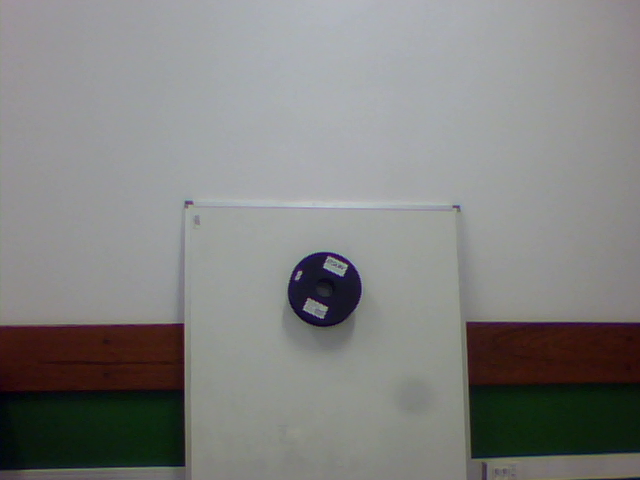
%> input picture visao-matlab/stereo-depth-estimation/DeteccaoCirculos/test02Dir0.png, 640 x 480 px
$ octave TesteCirculoQuadro.m   (GNU Octave 9; MATLAB toolbox functions it lacks are replaced by stand-ins)
%> lines starting %> are read from the running program, lines starting %| are printed output that depends on the picture
%% Programa exemplo para detecção de objetos circulares
 % Fonte: http://www.mathworks.com/help/images/examples/detect-and-measure-circular-objects-in-an-image.html

%% Inicio do programa

% Faz a leitura da imagem (carrega) e mostra na tela
rgb = imread('test02Dir0.png');
%> rgb is the input picture: size 480x640x3 uint8; mean R, G, B 130, 130.2, 128.6
figure
imshow(rgb)

% Utiliza a ferramenta para estimar o raio dos objetos a serem detectados
%d = imdistline;
% As peças do exemplo possuem raio em torno de 20-25 unidades (pixels?)

% Converte a imagem para uma imagem preto em branco e a mostra para
% perceber como as peças se comparam com o fundo
%gray_image = rgb2gray(rgb);
%imshow(gray_image);

% Por padrão a função que detecta os objetos precisa de que o objeto seja
% mais "brilhante" que o fundo, a opção 'ObjectPolarity' com 'dark' "resolve"
% a questão. Os dois primeiros argumentos é o range do raio de detecção dos
% circulos
[centers, radii] = imfindcircles(rgb,[30 40],'ObjectPolarity','dark');
%> centers = [324.8 290]; radii = 37.42
disp('Tentativa somente raio');
disp(centers);
%|    324.80   289.96
disp(radii);
%| 37.416

% Porém nenhum circulo é identificado dessa forma, é necessário utilizar o
% parâmetro sensitivity
[centers, radii] = imfindcircles(rgb,[30 40],'ObjectPolarity','dark', 'Sensitivity',0.9);
%> centers = [324.9 290.1]
disp('Tentativa com "sentivity"');
disp(centers);
%|    324.94   290.09
disp(radii);
%| 37.416
% Nesse caso alguns pontos são obtidos, porém diferente do exemplo
% fornecido são encontrados 5 circulos, não 8... A hipotese é de que
% tenha ocorrido alguma "alteração" na qualidade da imagem ou mudança nos
% algoritmos...

% Além disso depois é mostrado como circular as circunferencias encontradas
h = viscircles(centers,radii);

% Pode-se aumentar ainda mais a sensibilidade para encontrar novos
% circulos, sendo o limite do aumento a possibilidade dos falso negativos
[centers, radii] = imfindcircles(rgb,[30 40],'ObjectPolarity','dark', 'Sensitivity',0.9);
delete(h);
h = viscircles(centers,radii);
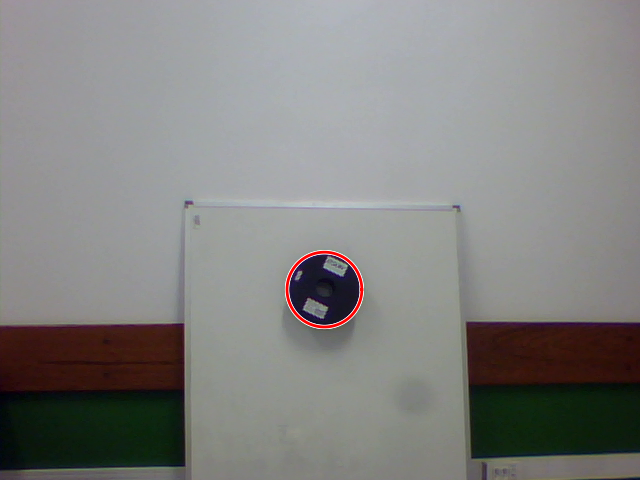
%> figure redrawn from the program's plot data
